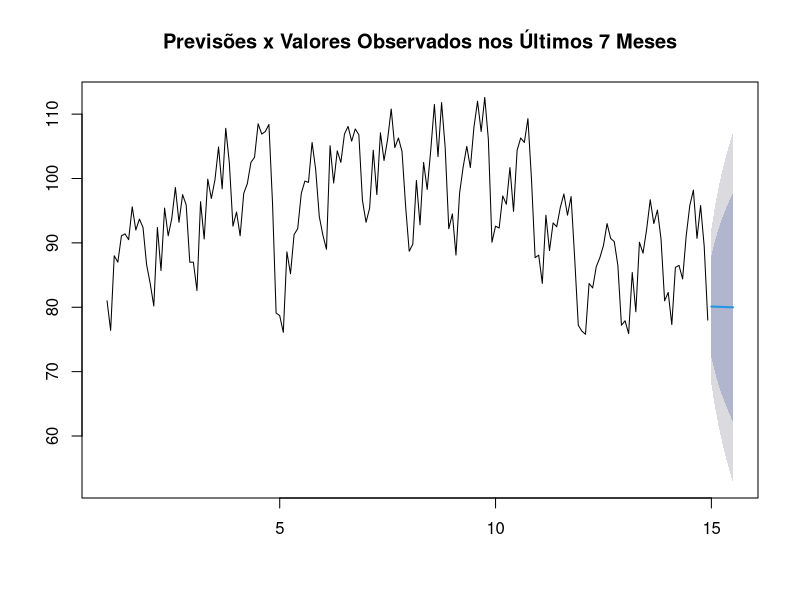

The R script that drew this image:
if (!dir.exists('MetodoHolt')){
  dir.create("MetodoHolt")
}

install.packages("forecast")
install.packages("readxl")
install.packages('openxlsx')

library(forecast)
library(readxl)
library(openxlsx)


dados <- read_excel('pim.xlsx')

dados$Month <- as.Date(dados$Month)
dados <- dados[order(dados$Month),]

head(dados)
tail(dados)

serie <- ts(dados$Value, start = c(2005,1), end = c(2019, 12), frequency = 12)


treino <- window(serie, end = c(2018,12))
treino <- ts(treino, frequency = 12)
validacao <- window(serie, start = c(2019, 1))



fit <- holt(treino, h=7)

summary(fit)

plot(fit,main= "Previsões x Valores Observados nos Últimos 7 Meses")

lines(validacao,lty=3)
